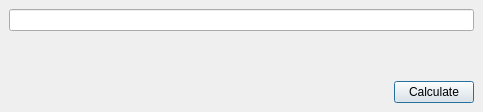
<?xml version="1.0" encoding="UTF-8"?>
<ui version="4.0">
 <class>EvalWindow</class>
 <widget class="QMainWindow" name="EvalWindow">
  <property name="geometry">
   <rect>
    <x>0</x>
    <y>0</y>
    <width>483</width>
    <height>112</height>
   </rect>
  </property>
  <property name="sizePolicy">
   <sizepolicy hsizetype="Preferred" vsizetype="Fixed">
    <horstretch>0</horstretch>
    <verstretch>0</verstretch>
   </sizepolicy>
  </property>
  <property name="maximumSize">
   <size>
    <width>16777215</width>
    <height>112</height>
   </size>
  </property>
  <property name="windowTitle">
   <string>XaviPP GUI Using Qt</string>
  </property>
  <widget class="QWidget" name="centralwidget">
   <layout class="QVBoxLayout" name="verticalLayout_2">
    <item>
     <widget class="QLineEdit" name="input"/>
    </item>
    <item>
     <widget class="QLabel" name="output">
      <property name="text">
       <string/>
      </property>
     </widget>
    </item>
    <item>
     <layout class="QHBoxLayout" name="horizontalLayout">
      <item>
       <spacer name="horizontalSpacer">
        <property name="orientation">
         <enum>Qt::Horizontal</enum>
        </property>
        <property name="sizeHint" stdset="0">
         <size>
          <width>40</width>
          <height>20</height>
         </size>
        </property>
       </spacer>
      </item>
      <item>
       <widget class="QPushButton" name="calculateButton">
        <property name="text">
         <string>Calculate</string>
        </property>
        <property name="default">
         <bool>true</bool>
        </property>
       </widget>
      </item>
     </layout>
    </item>
   </layout>
  </widget>
 </widget>
 <resources/>
 <connections>
  <connection>
   <sender>input</sender>
   <signal>returnPressed()</signal>
   <receiver>calculateButton</receiver>
   <slot>click()</slot>
   <hints>
    <hint type="sourcelabel">
     <x>241</x>
     <y>22</y>
    </hint>
    <hint type="destinationlabel">
     <x>420</x>
     <y>83</y>
    </hint>
   </hints>
  </connection>
  <connection>
   <sender>calculateButton</sender>
   <signal>clicked()</signal>
   <receiver>input</receiver>
   <slot>selectAll()</slot>
   <hints>
    <hint type="sourcelabel">
     <x>420</x>
     <y>83</y>
    </hint>
    <hint type="destinationlabel">
     <x>241</x>
     <y>22</y>
    </hint>
   </hints>
  </connection>
 </connections>
</ui>
